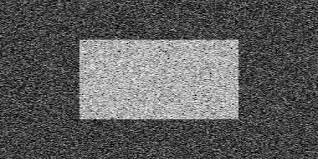
#> input picture data/images/noisy.jpg, 318 x 159 px
$ jupyter execute OTSU.ipynb
#> lines starting #> are read from the running program, lines starting #| are printed output that depends on the picture; after the words box and inside, x2 and y2 are one past the last pixel; in counts of white or black regions, pixels touching at a corner belong together
[cell 1]
import cv2
import numpy as np
import matplotlib.pyplot as plt

[cell 2]
img = cv2.imread('../data/images/noisy.jpg',0)
#> img is the input picture: shape (159, 318); min 0, max 255, mean 92.6
# global thresholding
ret1,th1 = cv2.threshold(img,127,255,cv2.THRESH_BINARY)
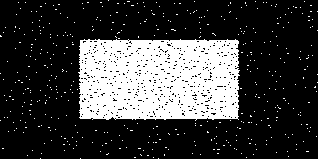
#> th1: shape (159, 318); 24.5% white; 454 white regions (453 under 20 px), largest, box (x1, y1, x2, y2) and area: (78, 39, 240, 121) 11792
# Otsu's thresholding
ret2,th2 = cv2.threshold(img,0,255,cv2.THRESH_BINARY+cv2.THRESH_OTSU)
#> th2: shape (159, 318); 26.3% white; 838 white regions (837 under 20 px), largest, box (x1, y1, x2, y2) and area: (78, 38, 240, 121) 12112
#> ret2 = 118
# Otsu's thresholding after Gaussian filtering
blur = cv2.GaussianBlur(img,(5,5),0)
ret3,th3 = cv2.threshold(blur,0,255,cv2.THRESH_BINARY+cv2.THRESH_OTSU)
#> th3: shape (159, 318); 25% white; 1 white region, box (x1, y1, x2, y2) and area: (79, 39, 240, 120) 12648
#> ret3 = 118

# plot all the images and their histograms
images = [img, 0, th1,
          img, 0, th2,
          blur, 0, th3]
titles = ['Original Noisy Image','Histogram','Global Thresholding (v=127)',
          'Original Noisy Image','Histogram',"Otsu's Thresholding",
          'Gaussian filtered Image','Histogram',"Otsu's Thresholding"]

plt.figure(figsize=[15,7])
for i in range(3):
    #first column
    plt.subplot(3,3,i*3+1),plt.imshow(images[i*3],'gray'),
    plt.title(titles[i*3]), plt.xticks([]), plt.yticks([])
    #second column
    plt.subplot(3,3,i*3+2),plt.hist(images[i*3].ravel(),256)
    plt.title(titles[i*3+1]), plt.xticks([]), plt.yticks([])
    #third column
    plt.subplot(3,3,i*3+3),plt.imshow(images[i*3+2],'gray')
    plt.title(titles[i*3+2]), plt.xticks([]), plt.yticks([])
plt.show()

[cell 3]
img = cv2.imread('../data/images/plate2.jpg',0)
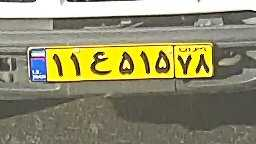
#> input picture data/images/plate2.jpg, 256 x 144 px
#> img: shape (144, 256); min 0, max 255, mean 138.3
# global thresholding
ret1,th1 = cv2.threshold(img,127,255,cv2.THRESH_BINARY)
#> th1: shape (144, 256); 46% white; 104 white regions (87 under 20 px), largest, box (x1, y1, x2, y2) and area: (0, 18, 256, 97) 11395, (0, 0, 256, 18) 3729, (176, 68, 256, 90) 534
# Otsu's thresholding
ret2,th2 = cv2.threshold(img,0,255,cv2.THRESH_BINARY+cv2.THRESH_OTSU)
#> th2: shape (144, 256); 26.6% white; 84 white regions (62 under 20 px), largest, box (x1, y1, x2, y2) and area: (27, 43, 213, 81) 4373, (0, 0, 256, 18) 3678, (0, 27, 216, 34) 441
#> ret2 = 166
# Otsu's thresholding after Gaussian filtering
blur = cv2.GaussianBlur(img,(3,3),0)
#> blur: shape (144, 256)
ret3,th3 = cv2.threshold(blur,0,255,cv2.THRESH_BINARY+cv2.THRESH_OTSU)# plot all the images and their histograms
#> th3: shape (144, 256); 26.2% white; 48 white regions (30 under 20 px), largest, box (x1, y1, x2, y2) and area: (0, 38, 213, 81) 4788, (0, 0, 256, 18) 3656, (0, 27, 216, 34) 461
#> ret3 = 164
images = [img, 0, th1,
          img, 0, th2,
          blur, 0, th3]
titles = ['Original Noisy Image','Histogram','Global Thresholding (v=127)',
          'Original Noisy Image','Histogram',"Otsu's Thresholding",
          'Gaussian filtered Image','Histogram',"Otsu's Thresholding"]

plt.figure(figsize=[15,7])
for i in range(3):
    #first column
    plt.subplot(3,3,i*3+1),plt.imshow(images[i*3],'gray'),
    plt.title(titles[i*3]), plt.xticks([]), plt.yticks([])
    #second column
    plt.subplot(3,3,i*3+2),plt.hist(images[i*3].ravel(),256)
    plt.title(titles[i*3+1]), plt.xticks([]), plt.yticks([])
    #third column
    plt.subplot(3,3,i*3+3),plt.imshow(images[i*3+2],'gray')
    plt.title(titles[i*3+2]), plt.xticks([]), plt.yticks([])
plt.show()

[cell 4]
img = cv2.imread('../data/images/plate3.jpg',0)
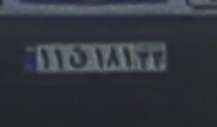
#> input picture data/images/plate3.jpg, 217 x 127 px
#> img: shape (127, 217); min 37, max 130, mean 53.8
# global thresholding
ret1,th1 = cv2.threshold(img,127,255,cv2.THRESH_BINARY)
#> th1: shape (127, 217); 0.01% white in thin lines or dots, all inside (x1, y1, x2, y2) = (120, 48, 121, 51)
# Otsu's thresholding
ret2,th2 = cv2.threshold(img,0,255,cv2.THRESH_BINARY+cv2.THRESH_OTSU)
#> th2: shape (127, 217); 20.6% white; 2 white regions, box (x1, y1, x2, y2) and area: (26, 42, 167, 73) 3087, (0, 0, 217, 16) 2589
#> ret2 = 67
# Otsu's thresholding after Gaussian filtering
blur = cv2.GaussianBlur(img,(3,3),0)
#> blur: shape (127, 217)
ret3,th3 = cv2.threshold(blur,0,255,cv2.THRESH_BINARY+cv2.THRESH_OTSU)# plot all the images and their histograms
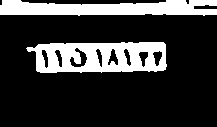
#> th3: shape (127, 217); 21.2% white; 2 white regions, box (x1, y1, x2, y2) and area: (26, 42, 167, 73) 3182, (0, 0, 217, 16) 2666
#> ret3 = 66
images = [img, 0, th1,
          img, 0, th2,
          blur, 0, th3]
titles = ['Original Noisy Image','Histogram','Global Thresholding (v=127)',
          'Original Noisy Image','Histogram',"Otsu's Thresholding",
          'Gaussian filtered Image','Histogram',"Otsu's Thresholding"]

plt.figure(figsize=[15,7])
for i in range(3):
    #first column
    plt.subplot(3,3,i*3+1),plt.imshow(images[i*3],'gray'),
    plt.title(titles[i*3]), plt.xticks([]), plt.yticks([])
    #second column
    plt.subplot(3,3,i*3+2),plt.hist(images[i*3].ravel(),256)
    plt.title(titles[i*3+1]), plt.xticks([]), plt.yticks([])
    #third column
    plt.subplot(3,3,i*3+3),plt.imshow(images[i*3+2],'gray')
    plt.title(titles[i*3+2]), plt.xticks([]), plt.yticks([])
plt.show()
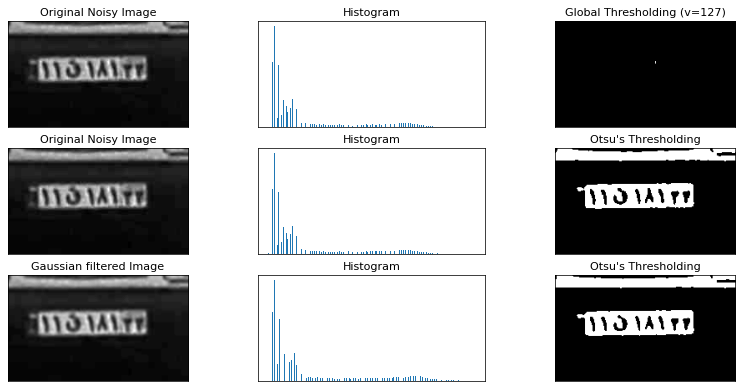
#> figure drawn by matplotlib, 9 panels

[cell 5]
img = cv2.imread('../data/images/sudoku.jpg',0)
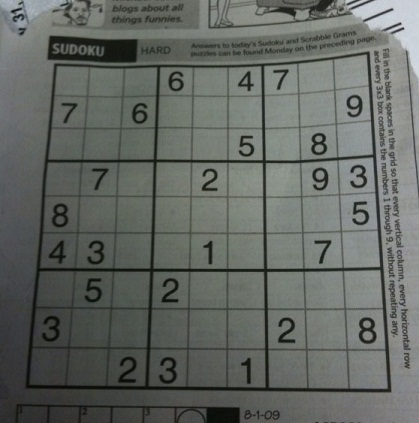
#> input picture data/images/sudoku.jpg, 419 x 423 px
#> img: shape (423, 419); min 5, max 218, mean 101.9
# global thresholding
ret1,th1 = cv2.threshold(img,127,255,cv2.THRESH_BINARY)
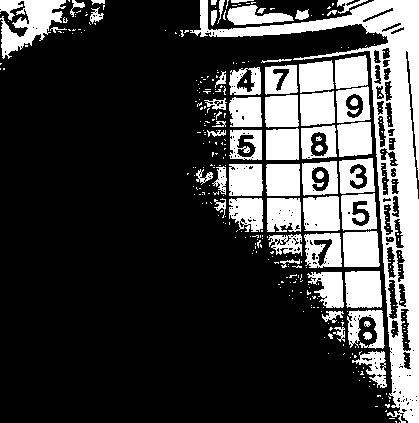
#> th1: shape (423, 419); 25.6% white; 333 white regions (274 under 20 px), largest, box (x1, y1, x2, y2) and area: (190, 0, 419, 423) 14935, (0, 0, 66, 59) 2037, (345, 271, 382, 308) 1282
# Otsu's thresholding
ret2,th2 = cv2.threshold(img,0,255,cv2.THRESH_BINARY+cv2.THRESH_OTSU)
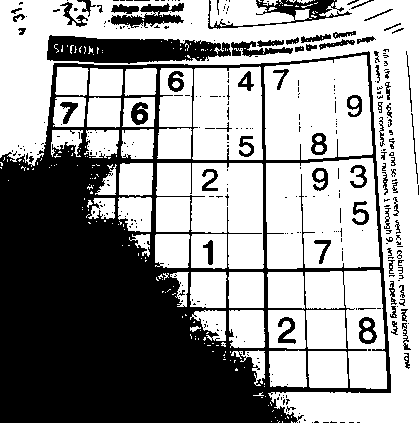
#> th2: shape (423, 419); 59.5% white; 336 black regions (260 under 20 px), largest, box (x1, y1, x2, y2) and area: (0, 51, 391, 423) 58753, (47, 35, 231, 64) 3751, (208, 0, 352, 29) 1133
#> ret2 = 96
# Otsu's thresholding after Gaussian filtering
blur = cv2.GaussianBlur(img,(3,3),0)
#> blur: shape (423, 419)
ret3,th3 = cv2.threshold(blur,0,255,cv2.THRESH_BINARY+cv2.THRESH_OTSU)
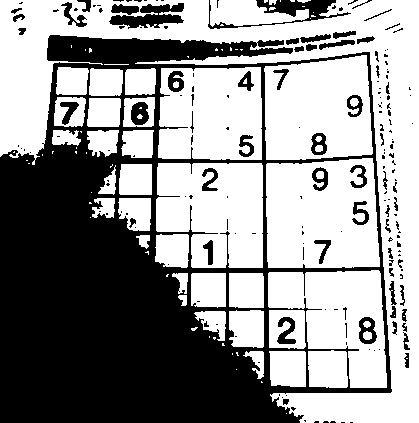
#> th3: shape (423, 419); 58.3% white; 184 black regions (126 under 20 px), largest, box (x1, y1, x2, y2) and area: (0, 35, 392, 423) 65635, (208, 0, 351, 29) 1147, (109, 3, 184, 29) 1013
#> ret3 = 97
# plot all the images and their histograms
images = [img, 0, th1,
          img, 0, th2,
          blur, 0, th3]
titles = ['Original Noisy Image','Histogram','Global Thresholding (v=127)',
          'Original Noisy Image','Histogram',"Otsu's Thresholding",
          'Gaussian filtered Image','Histogram',"Otsu's Thresholding"]

plt.figure(figsize=[15,7])
for i in range(3):
    #first column
    plt.subplot(3,3,i*3+1),plt.imshow(images[i*3],'gray'),
    plt.title(titles[i*3]), plt.xticks([]), plt.yticks([])
    #second column
    plt.subplot(3,3,i*3+2),plt.hist(images[i*3].ravel(),256)
    plt.title(titles[i*3+1]), plt.xticks([]), plt.yticks([])
    #third column
    plt.subplot(3,3,i*3+3),plt.imshow(images[i*3+2],'gray')
    plt.title(titles[i*3+2]), plt.xticks([]), plt.yticks([])
plt.show()
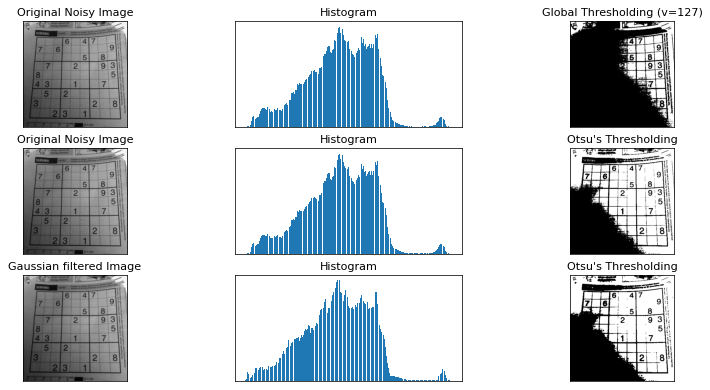
#> figure drawn by matplotlib, 9 panels
